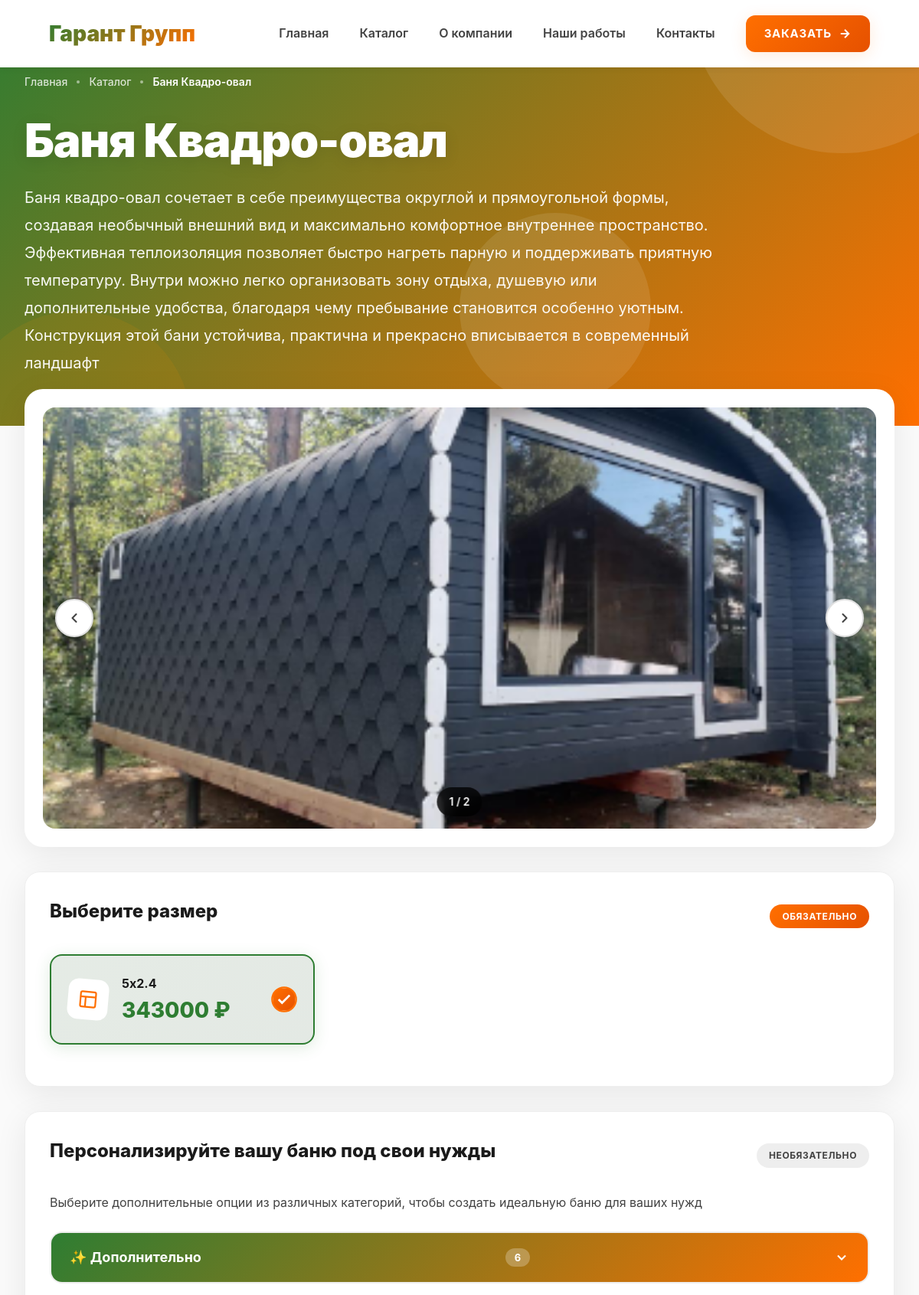
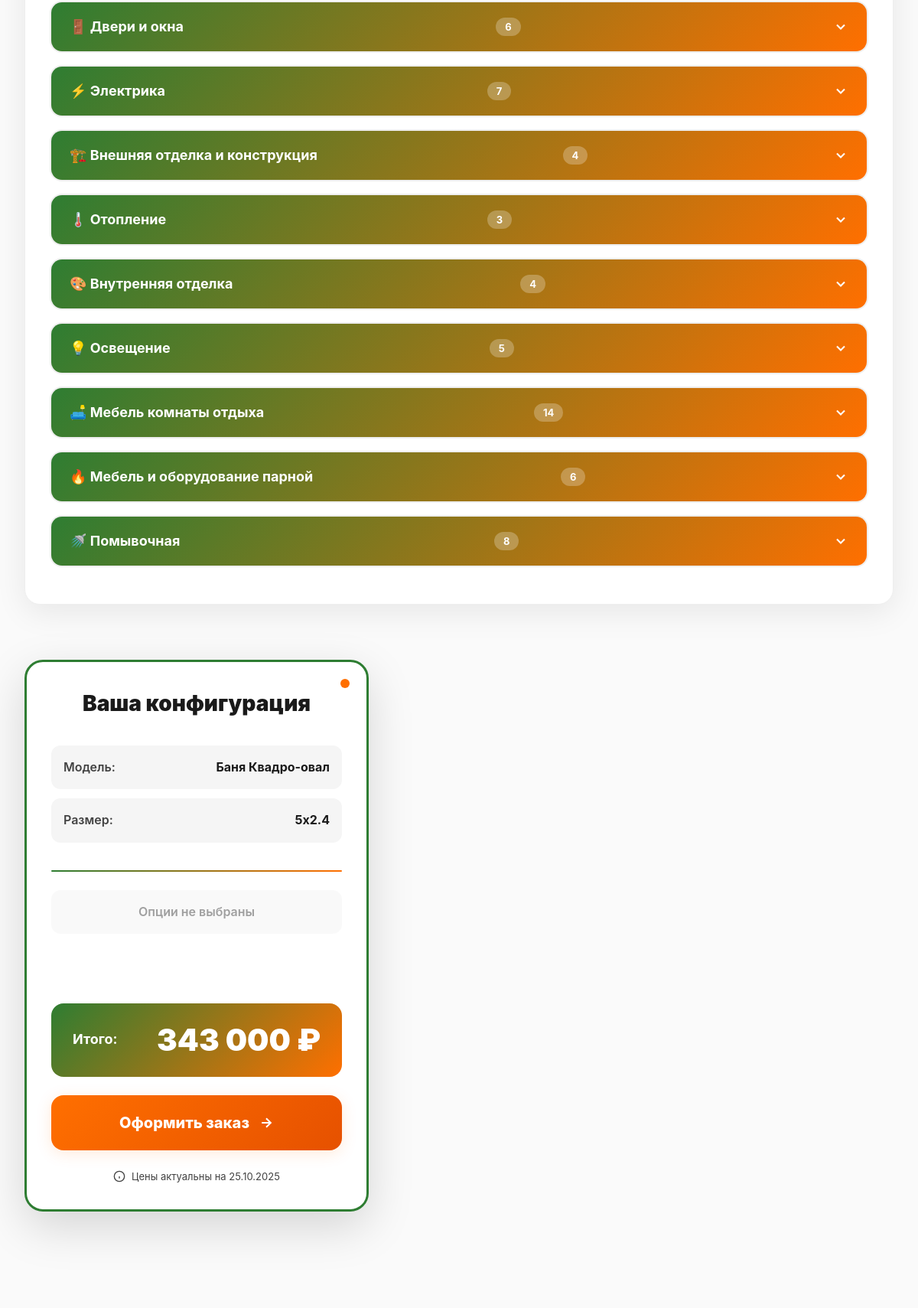
/product/5/ (upper part), run on the app's committed database (2 pictures, top to bottom).
### shop/models.py (models this page shows, shortened)
class Product(models.Model):
    title = models.CharField('Название', max_length=200, db_index=True)
    price = models.DecimalField('Цена', max_digits=10, decimal_places=0)
    description = models.TextField('Описание')
    image = models.ImageField('Главное изображение', upload_to='products/', blank=True, null=True)
    class Meta:
        verbose_name = 'Товар'
        verbose_name_plural = 'Товары'
        indexes = [
            models.Index(fields=['title']),
        ]

class ProductPrice(models.Model):
    product = models.ForeignKey(
        Product,
        on_delete=models.CASCADE,
        related_name='prices',
        verbose_name='Товар'
    )
    name = models.CharField('Название размера/услуги', max_length=200)
    price = models.DecimalField('Цена', max_digits=10, decimal_places=0)
    description = models.TextField('Описание размера', blank=True)
    order = models.PositiveIntegerField('Порядок', default=0, db_index=True)
    class Meta:
        verbose_name = 'Цена товара'
        verbose_name_plural = 'Цены товара'
        ordering = ['order', 'price']
        indexes = [
            models.Index(fields=['product', 'order']),
        ]

### shop/views.py (the view)
# urls.py: path('product/<int:pk>/', views.product_detail, name='product_detail'),
def product_detail(request, pk):
    cache_key = f'product_detail_{pk}'
    cached_data = cache.get(cache_key)
    if cached_data:
        context = cached_data
    else:
        product = get_object_or_404(
            Product.objects
            .select_related()
            .prefetch_related(
                Prefetch('prices', queryset=ProductPrice.objects.order_by('order')),
                Prefetch('images', queryset=ProductImage.objects.order_by('order'))
            ),
            pk=pk
        )
        prices = product.prices.all()
        options_by_category = get_grouped_options()
        context = {
            'product': product,
            'prices': prices,
            'options_by_category': options_by_category,
        }
        cache.set(cache_key, context, 60 * 15)  # 15 минут
    return render(request, 'shop/product_detail.html', context)

### shop/models.py (called while the page is built)
    @cached_property
    def formatted_price(self):
        return f"{self.price:,} ₽".replace(',', ' ')

### shop/views.py (called while the page is built)
def get_grouped_options():
    cached_data = cache.get('global_options_grouped')
    if cached_data:
        return cached_data
    global_options = GlobalOption.objects.filter(is_active=True).select_related().order_by('category', 'order', 'name')
    options_by_category = defaultdict(lambda: {'name': '', 'options': []})
    for option in global_options:
        category_key = option.category
        if not options_by_category[category_key]['name']:
            options_by_category[category_key]['name'] = option.get_category_display()
        options_by_category[category_key]['options'].append(option)
    result = dict(options_by_category)
    cache.set('global_options_grouped', result, 60 * 15)  # 15 минут
    return result

### templates/shop/product_detail.html (shortened to what this page needs)
{% extends 'base.html' %}
{% load static %}
{% block content %}
<div class="product-page">
    <div class="hero-section">
        <div class="hero-bg-animation">
            <div class="floating-shape shape-1"></div>
            <div class="floating-shape shape-2"></div>
            <div class="floating-shape shape-3"></div>
        </div>
        <div class="container">
            <nav class="breadcrumb-nav">
                <a href="{% url 'index' %}" class="breadcrumb-link">Главная</a>
                <span class="breadcrumb-divider"></span>
                <a href="{% url 'catalog' %}" class="breadcrumb-link">Каталог</a>
                <span class="breadcrumb-divider"></span>
                <span class="breadcrumb-current">{{ product.title }}</span>
            </nav>
            <div class="hero-content">
                <h1 class="hero-title">{{ product.title }}</h1>
                <p class="hero-description">{{ product.description }}</p>
            </div>
        </div>
    </div>
    <div class="container">
        <div class="product-layout">
            <div class="product-left">
                <div class="gallery-carousel">
                    {% if product.image %}
                    <div class="carousel-wrapper">
                        <button class="carousel-arrow carousel-arrow-left" id="carouselPrev">
                            <svg width="20" height="20" viewBox="0 0 24 24" fill="none" stroke="currentColor" stroke-width="2.5" stroke-linecap="round" stroke-linejoin="round">
                                <path d="M15 18l-6-6 6-6"/>
                            </svg>
                        </button>
                        <div class="carousel-image-wrapper">
                            <img src="{{ product.image.url }}" alt="{{ product.title }}" class="carousel-main-image" id="carouselMainImage">
                        </div>
                        <button class="carousel-arrow carousel-arrow-right" id="carouselNext">
                            <svg width="20" height="20" viewBox="0 0 24 24" fill="none" stroke="currentColor" stroke-width="2.5" stroke-linecap="round" stroke-linejoin="round">
                                <path d="M9 18l6-6-6-6"/>
                            </svg>
                        </button>
                        <div class="carousel-counter">
                            <span id="currentImageIndex">1</span> / <span id="totalImages">1</span>
                        </div>
                    </div>
                    {% endif %}
                </div>
                <div class="config-card animate-on-scroll">
                    <div class="card-header">
                        <h3 class="card-title">Выберите размер</h3>
                        <span class="required-badge">Обязательно</span>
                    </div>
                    <div class="size-grid">
                        {% for price in prices %}
                        <label class="size-card">
                            <div class="size-card-inner">
                                <div class="size-icon">
                                    <svg width="24" height="24" viewBox="0 0 24 24" fill="none" stroke="currentColor" stroke-width="2">
                                        <rect x="3" y="3" width="18" height="18" rx="2"/>
                                        <path d="M3 9h18M9 21V9"/>
                                    </svg>
                                </div>
                                <div class="size-info">
                                    <span class="size-name">{{ price.name }}</span>
                                    <span class="size-price">{{ price.price|floatformat:0 }} ₽</span>
                                </div>
                                <div class="size-check">
                                    <svg width="18" height="18" viewBox="0 0 24 24" fill="none" stroke="currentColor" stroke-width="3">
                                        <polyline points="20 6 9 17 4 12"/>
                                    </svg>
                                </div>
                            </div>
                        </label>
                        {% empty %}
                        <p class="empty-message">Нет доступных размеров</p>
                        {% endfor %}
                    </div>
                </div>
                {% if options_by_category %}
                <div class="config-card animate-on-scroll">
                    <div class="card-header">
                        <h3 class="card-title">Персонализируйте вашу баню под свои нужды</h3>
                        <span class="optional-badge">Необязательно</span>
                    </div>
                    <p class="card-subtitle">
                        Выберите дополнительные опции из различных категорий, чтобы создать идеальную баню для ваших нужд
                    </p>
                    {% for category_key, category_data in options_by_category.items %}
                    <div class="category-accordion">
                        <button class="accordion-trigger" onclick="toggleAccordion('{{ category_key }}')">
                            <span class="accordion-title">{{ category_data.name }}</span>
                            <span class="accordion-count">{{ category_data.options|length }}</span>
                            <span class="accordion-icon">
                                <svg width="20" height="20" viewBox="0 0 24 24" fill="none" stroke="currentColor" stroke-width="2.5">
                                    <polyline points="6 9 12 15 18 9"/>
                                </svg>
                            </span>
                        </button>
                    </div>
                    {% endfor %}
                </div>
                {% endif %}
            </div>
            <div class="product-right">
                <div class="summary-sticky">
                    <div class="summary-header">
                        <h3 class="summary-title">Ваша конфигурация</h3>
                        <div class="summary-pulse"></div>
                    </div>
                    <div class="summary-body">
                        <div class="summary-item">
                            <span class="item-label">Модель:</span>
                            <span class="item-value">{{ product.title }}</span>
                        </div>
                        <div class="summary-item">
                            <span class="item-label">Размер:</span>
                            <span class="item-value" id="selectedSize">-</span>
                        </div>
                        <div class="summary-divider"></div>
                        <div id="selectedOptions" class="options-summary">
                        </div>
                    </div>
                    <div class="summary-total">
                        <span class="total-label">Итого:</span>
                        <span class="total-price" id="totalPrice">0 ₽</span>
                    </div>
                    <button class="order-btn" id="btnOrder">
                        <span class="btn-text">Оформить заказ</span>
                        <span class="btn-icon">
                            <svg width="20" height="20" viewBox="0 0 24 24" fill="none" stroke="currentColor" stroke-width="2.5">
                                <line x1="5" y1="12" x2="19" y2="12"/>
                                <polyline points="12 5 19 12 12 19"/>
                            </svg>
                        </span>
                    </button>
                    <div class="summary-footer">
                        <svg width="16" height="16" viewBox="0 0 24 24" fill="none" stroke="currentColor" stroke-width="2">
                            <circle cx="12" cy="12" r="10"/>
                            <path d="M12 16v-4M12 8h.01"/>
                        </svg>
                        <span>Цены актуальны на {% now "d.m.Y" %}</span>
                    </div>
                </div>
            </div>
        </div>
    </div>
</div>
{% endblock %}

### static/css/style.css (style rules this page uses)
:root { --green-primary: #2E7D32; --green-dark: #1B5E20; --green-light: #4CAF50; --green-ultra-light: #E8F5E9; --orange-primary: #FF6F00; --orange-dark: #E65100; --orange-light: #FF8F00; --orange-ultra-light: #FFF3E0; --white: #FFFFFF; --off-white: #FAFAFA; --gray-50: #F5F5F5; --gray-100: #EEEEEE; --gray-200: #E0E0E0; --gray-300: #BDBDBD; --gray-400: #9E9E9E; --gray-600: #757575; --gray-700: #424242; --gray-800: #2D2D2D; --gray-900: #1A1A1A; --gradient-green: linear-gradient(135deg, var(--green-primary), var(--green-dark)); --gradient-orange: linear-gradient(135deg, var(--orange-primary), var(--orange-dark)); --gradient-mixed: linear-gradient(135deg, var(--green-primary), var(--orange-primary)); --gradient-mixed-reverse: linear-gradient(135deg, var(--orange-primary), var(--green-primary)); --shadow-green: 0 4px 20px rgba(46, 125, 50, 0.15); --shadow-orange: 0 4px 20px rgba(255, 111, 0, 0.15); --shadow-sm: 0 2px 8px rgba(0, 0, 0, 0.06); --shadow-md: 0 4px 16px rgba(0, 0, 0, 0.08); --shadow-lg: 0 10px 40px rgba(0, 0, 0, 0.08); --shadow-xl: 0 20px 60px rgba(0, 0, 0, 0.12); --transition-fast: all 0.2s ease; --transition-smooth: all 0.4s cubic-bezier(0.4, 0, 0.2, 1); --transition-bounce: all 0.6s cubic-bezier(0.68, -0.55, 0.265, 1.55); --radius-sm: 8px; --radius-md: 12px; --radius-lg: 16px; --radius-xl: 20px; --radius-2xl: 24px; --radius-full: 9999px; --spacing-xs: 0.5rem; --spacing-sm: 1rem; --spacing-md: 1.5rem; --spacing-lg: 2rem; --spacing-xl: 3rem; --spacing-2xl: 4rem; }
* { margin: 0; padding: 0; box-sizing: border-box; }
html { scroll-behavior: smooth; font-size: 16px; }
body { font-family: -apple-system, BlinkMacSystemFont, 'Segoe UI', Roboto, 'Helvetica Neue', Arial, sans-serif; background: var(--off-white); color: var(--gray-900); line-height: 1.6; overflow-x: hidden; }
img { max-width: 100%; height: auto; display: block; }
a { text-decoration: none; color: inherit; transition: var(--transition-smooth); }
button { cursor: pointer; border: none; background: none; font-family: inherit; }
.container { max-width: 1400px; margin: 0 auto; padding: 0 2rem; position: relative; }
.floating-shape { position: absolute; border-radius: 50%; background: var(--white); animation: float 20s infinite ease-in-out; }
.shape-1 { width: 400px; height: 400px; top: -200px; right: -100px; animation-delay: 0s; }
.shape-2 { width: 300px; height: 300px; bottom: -150px; left: -50px; background: var(--orange-light); animation-delay: 5s; }
.shape-3 { width: 250px; height: 250px; top: 50%; left: 50%; animation-delay: 10s; }
.hero-content { position: relative; z-index: 1; max-width: 800px; animation: fadeInUp 0.8s ease-out 0.2s both; }
.hero-title { font-size: clamp(2.5rem, 5vw, 4rem); font-weight: 900; color: var(--white); margin-bottom: 1rem; letter-spacing: -0.02em; text-shadow: 0 4px 20px rgba(0, 0, 0, 0.1); line-height: 1.1; }
.btn-icon { display: flex; transition: var(--transition-smooth); }
.card-title { font-size: 1.5rem; font-weight: 800; color: var(--gray-900); margin-bottom: 0.75rem; }
.size-price { font-size: clamp(1.25rem, 3vw, 1.75rem) !important; font-weight: var(--font-weight-bold); color: var(--color-primary); white-space: normal !important; word-break: break-word !important; overflow-wrap: break-word !important; line-height: 1.3; overflow: visible !important; }
.size-card { overflow: visible !important; min-height: 140px; }
.summary-total { overflow: visible !important; }
[class*="price"], .summary-total-price, .size-price, .card-price { overflow: visible !important; text-overflow: clip !important; white-space: normal !important; word-break: break-word !important; }
@media (min-width: 1024px) { .product-right { min-width: 400px; max-width: 450px; } }
* [class*="price"] { overflow: visible !important; white-space: normal !important; word-wrap: break-word !important; }
.summary-total, .size-card, .product-right { overflow: visible !important; }

### data on the page
Product: title "Баня Квадро-овал", description "Баня квадро-овал сочетает в себе преимущества округлой и прямоугольной формы, создавая необычный внешний вид и максимально комфортное внутреннее пространство. Эффективная теплоизоляция позволяет быстро нагреть парную и поддерживать приятную температуру. Внутри можно легко организовать зону отдыха, душевую или дополнительные удобства, благодаря чему пребывание становится особенно уютным. Конструкция этой бани устойчива, практична и прекрасно вписывается в современный ландшафт", image (picture)
ProductPrice: name "5х2.4", price "343000"

### other printed values
{{ category_data.name }} "✨ Дополнительно" "🚪 Двери и окна" "⚡ Электрика" "🏗️ Внешняя отделка и конструкция" "🌡️ Отопление" "🎨 Внутренняя отделка" "💡 Освещение" "🛋️ Мебель комнаты отдыха" "🔥 Мебель и оборудование парной" "🚿 Помывочная"
{{ category_data.options|length }} "6" "6" "7" "4" "3" "4" "5" "14" "6" "8"
